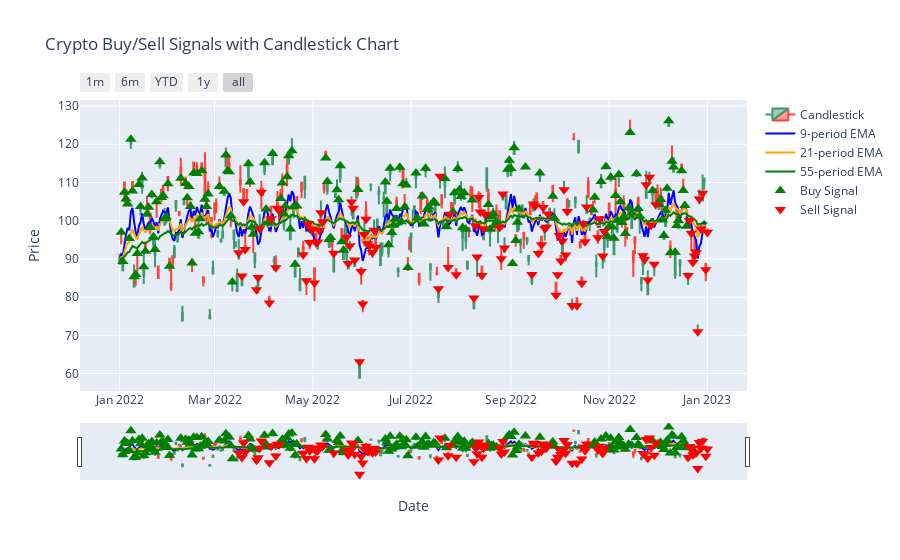

The notebook cell saved with this chart:
### Code cell
import pandas as pd
import numpy as np
import plotly.express as px
import plotly.graph_objects as go

# Sample data creation for demonstration purposes
# Replace 'crypto_prices.csv' with your actual file path and ensure it has 'Date', 'Open', 'High', 'Low', and 'Close' columns
# The following lines are for creating a sample dataset if you don't have one
# Comment out or remove these lines if using an actual dataset
dates = pd.date_range(start='2022-01-01', end='2023-01-01', freq='D')
close_prices = np.random.normal(loc=100, scale=10, size=len(dates))
data = pd.DataFrame({'Close': close_prices}, index=dates)
data['Open'] = data['Close'] + np.random.normal(loc=0, scale=2, size=len(dates))
data['High'] = data[['Close', 'Open']].max(axis=1) + np.random.normal(loc=0, scale=2, size=len(dates))
data['Low'] = data[['Close', 'Open']].min(axis=1) - np.random.normal(loc=0, scale=2, size=len(dates))
data['Date'] = data.index
data.to_csv('crypto_prices.csv')

# Load historical price data
data = pd.read_csv('crypto_prices.csv', parse_dates=['Date'], index_col='Date')

# Calculate EMAs
data['EMA_9'] = data['Close'].ewm(span=9, adjust=False).mean()
data['EMA_21'] = data['Close'].ewm(span=21, adjust=False).mean()
data['EMA_55'] = data['Close'].ewm(span=55, adjust=False).mean()

# Generate buy/sell signals
data['Signal'] = 0
data['Signal'] = np.where((data['EMA_9'] > data['EMA_21']) & (data['EMA_21'] > data['EMA_55']), 1, data['Signal'])
data['Signal'] = np.where((data['EMA_9'] < data['EMA_21']) & (data['EMA_21'] < data['EMA_55']), -1, data['Signal'])

# Create buy and sell columns
data['Buy'] = np.where(data['Signal'] == 1, data['Close'], np.nan)
data['Sell'] = np.where(data['Signal'] == -1, data['Close'], np.nan)

# Create candlestick chart using Plotly Express
fig = go.Figure(data=[go.Candlestick(
    x=data.index,
    open=data['Open'],
    high=data['High'],
    low=data['Low'],
    close=data['Close'],
    name='Candlestick'
)])

# Add EMAs
fig.add_trace(go.Scatter(x=data.index, y=data['EMA_9'], mode='lines', name='9-period EMA', line=dict(color='blue')))
fig.add_trace(go.Scatter(x=data.index, y=data['EMA_21'], mode='lines', name='21-period EMA', line=dict(color='orange')))
fig.add_trace(go.Scatter(x=data.index, y=data['EMA_55'], mode='lines', name='55-period EMA', line=dict(color='green')))

# Add buy and sell signals
fig.add_trace(go.Scatter(x=data.index, y=data['Buy'], mode='markers', marker=dict(symbol='triangle-up', color='green', size=10), name='Buy Signal'))
fig.add_trace(go.Scatter(x=data.index, y=data['Sell'], mode='markers', marker=dict(symbol='triangle-down', color='red', size=10), name='Sell Signal'))

# Update layout with range slider and selector
fig.update_layout(
    title='Crypto Buy/Sell Signals with Candlestick Chart',
    xaxis_title='Date',
    yaxis_title='Price',
    xaxis_rangeslider_visible=True,
    xaxis=dict(
        rangeselector=dict(
            buttons=list([
                dict(count=1, label='1m', step='month', stepmode='backward'),
                dict(count=6, label='6m', step='month', stepmode='backward'),
                dict(count=1, label='YTD', step='year', stepmode='todate'),
                dict(count=1, label='1y', step='year', stepmode='backward'),
                dict(step='all')
            ])
        ),
        rangeslider=dict(visible=True),
        type='date'
    )
)

# Show the plot
fig.show()

### Figure 1 — Plotly figure (JSON) as saved in the notebook; plotly's stock layout.template omitted (floating-point values rounded to 4 significant figures; data arrays with more than 128 entries replaced by an {"elided": "..."} marker saying what was removed)
{"data": [{"close": {"elided": "366 float values"}, "high": {"elided": "366 float values"}, "low": {"elided": "366 float values"}, "name": "Candlestick", "open": {"elided": "366 float values"}, "type": "candlestick", "x": {"elided": "366 str values"}}, {"line": {"color": "blue"}, "mode": "lines", "name": "9-period EMA", "type": "scatter", "x": {"elided": "366 str values"}, "y": {"elided": "366 float values"}}, {"line": {"color": "orange"}, "mode": "lines", "name": "21-period EMA", "type": "scatter", "x": {"elided": "366 str values"}, "y": {"elided": "366 float values"}}, {"line": {"color": "green"}, "mode": "lines", "name": "55-period EMA", "type": "scatter", "x": {"elided": "366 str values"}, "y": {"elided": "366 float values"}}, {"marker": {"color": "green", "size": 10, "symbol": "triangle-up"}, "mode": "markers", "name": "Buy Signal", "type": "scatter", "x": {"elided": "366 str values"}, "y": {"elided": "366 float values"}}, {"marker": {"color": "red", "size": 10, "symbol": "triangle-down"}, "mode": "markers", "name": "Sell Signal", "type": "scatter", "x": {"elided": "366 str values"}, "y": {"elided": "366 float values"}}], "layout": {"title": {"text": "Crypto Buy/Sell Signals with Candlestick Chart"}, "xaxis": {"rangeselector": {"buttons": [{"count": 1, "label": "1m", "step": "month", "stepmode": "backward"}, {"count": 6, "label": "6m", "step": "month", "stepmode": "backward"}, {"count": 1, "label": "YTD", "step": "year", "stepmode": "todate"}, {"count": 1, "label": "1y", "step": "year", "stepmode": "backward"}, {"step": "all"}]}, "rangeslider": {"visible": true}, "title": {"text": "Date"}, "type": "date"}, "yaxis": {"title": {"text": "Price"}}}}
